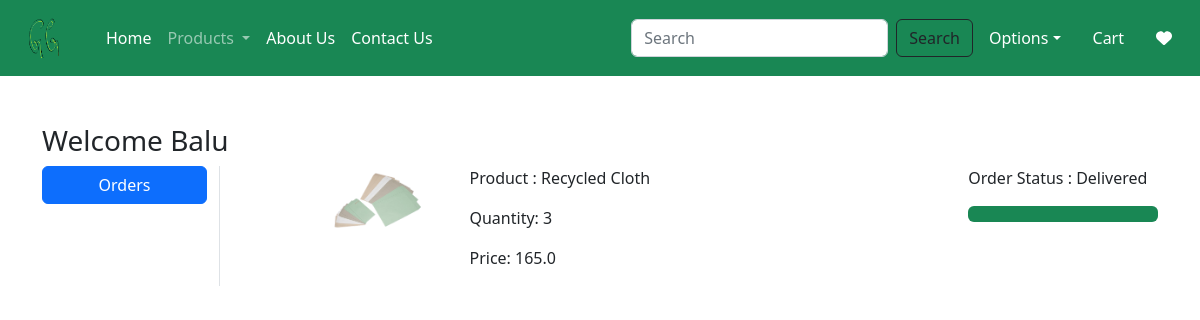
The page /orders/ (signed in) on the database its author committed.
### app/models.py (models this page shows, shortened)
class OrderPlaced(models.Model):
    user = models.ForeignKey(User,on_delete=models.CASCADE)
    customer = models.ForeignKey(Customer,on_delete=models.CASCADE)
    product = models.ForeignKey(Product,on_delete=models.CASCADE)
    quantity = models.PositiveIntegerField(default=1)
    ordered_date = models.DateTimeField(auto_now_add=True)
    status = models.CharField(max_length=50,choices=STATUS_CHOICES, default='Pending')
    payment = models.ForeignKey(Payment,on_delete=models.CASCADE,default="")
    @property
    def total_cost(self):
        return self.quantity * self.product.discounted_price

class Product(models.Model):
    title = models.CharField(max_length=100)
    selling_price = models.FloatField()
    discounted_price = models.FloatField()
    description = models.TextField()
    composition = models.TextField(default='')
    prodapp = models.TextField(default='')
    category = models.CharField(choices=CATEGORY_CHOICES, max_length=2)
    product_image = models.ImageField(upload_to='product')

### app/views.py (the view)
# urls.py: path('orders/', views.orders, name='orders'),
@login_required
def orders(request):
    totalitem = 0
    wishitem = 0
    if request.user.is_authenticated:
        totalitem = len(Cart.objects.filter(user=request.user))
        wishitem = len(Wishlist.objects.filter(user=request.user))
    order_placed = OrderPlaced.objects.filter(user=request.user)
    return render(request, 'app/orders.html', locals())

### app/templates/app/orders.html (shortened to what this page needs)
{% extends 'app/base.html' %}
{% load static %}
{% block main-content %}
<div class="container my-5">
 <div class="row">
 <h3>Welcome <span class="text-capitalize">{{request.user}}</span></h3>
  <div class="col-sm-2 border-end">
   <ul class="list-unstyled">
    <li class="d-grid"><a href="{% url 'orders' %}" class="btn btn-primary">Orders</a></li>
   </ul>
  </div>
    <div class="col-sm-9 offset-sm-1">
        {% for op in order_placed %}
        <div class="row">
            <div class="col-sm-2">
                <img src="{{op.product.product_image.url}}" class="img-fluid" height="100" width="100"/>
            </div>
            <div class="col-sm-7">
                <p>Product : {{op.product.title}}</p>
                <p>Quantity: {{op.quantity}}</p>
                <p>Price: {{op.total_cost}}
            </div>
            <div class="col-sm-3">
                <p> Order Status : {{op.status}} </p>
                {% if op.status == 'Delivered' %}
                <div class="progress">
                    <div class="progress-bar bg-success" role="progressbar" style="width: 100%" aria-valuenow="100" aria-valuemin="0" aria-valuemax="100"></div>
                </div>
                {% endif %}
            </div>
        </div>
        {% endfor %}
    </div>
 </div>
</div>
{% endblock main-content %}

### rows shown on the page
OrderPlaced: product.product_image (picture), product "Recycled Cloth", quantity "3", total_cost "165.0", status "Delivered"

### other values the page prints
{{ request.user }} "Balu"
